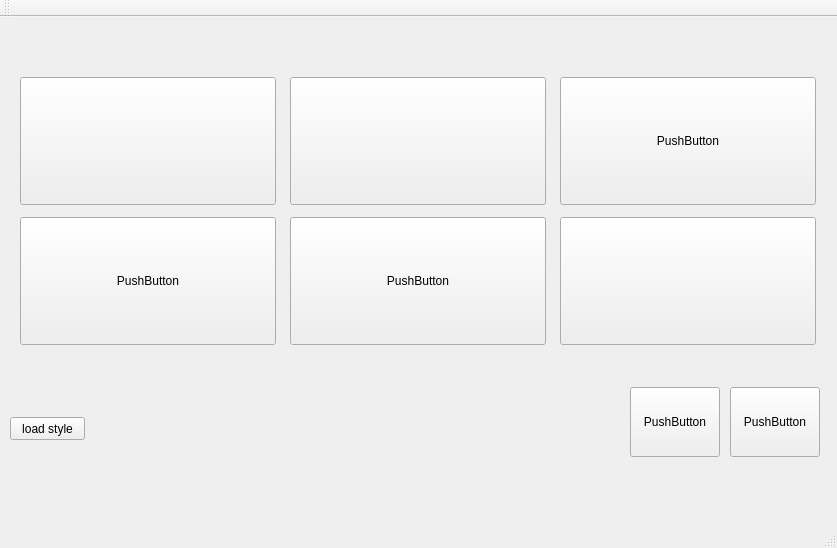
<?xml version="1.0" encoding="UTF-8"?>
<ui version="4.0">
 <class>t0Class</class>
 <widget class="QMainWindow" name="t0Class">
  <property name="geometry">
   <rect>
    <x>0</x>
    <y>0</y>
    <width>837</width>
    <height>548</height>
   </rect>
  </property>
  <property name="windowTitle">
   <string>t0</string>
  </property>
  <widget class="QWidget" name="centralWidget">
   <widget class="QPushButton" name="musicButton">
    <property name="geometry">
     <rect>
      <x>20</x>
      <y>60</y>
      <width>256</width>
      <height>128</height>
     </rect>
    </property>
    <property name="text">
     <string/>
    </property>
    <property name="flat">
     <bool>false</bool>
    </property>
   </widget>
   <widget class="QPushButton" name="gpsButton">
    <property name="geometry">
     <rect>
      <x>290</x>
      <y>60</y>
      <width>256</width>
      <height>128</height>
     </rect>
    </property>
    <property name="text">
     <string/>
    </property>
   </widget>
   <widget class="QPushButton" name="pushButton_3">
    <property name="geometry">
     <rect>
      <x>560</x>
      <y>60</y>
      <width>256</width>
      <height>128</height>
     </rect>
    </property>
    <property name="text">
     <string>PushButton</string>
    </property>
   </widget>
   <widget class="QPushButton" name="pushButton_4">
    <property name="geometry">
     <rect>
      <x>10</x>
      <y>400</y>
      <width>75</width>
      <height>23</height>
     </rect>
    </property>
    <property name="text">
     <string>load style</string>
    </property>
   </widget>
   <widget class="QPushButton" name="configButton">
    <property name="geometry">
     <rect>
      <x>560</x>
      <y>200</y>
      <width>256</width>
      <height>128</height>
     </rect>
    </property>
    <property name="text">
     <string/>
    </property>
   </widget>
   <widget class="QPushButton" name="pushButton_6">
    <property name="geometry">
     <rect>
      <x>20</x>
      <y>200</y>
      <width>256</width>
      <height>128</height>
     </rect>
    </property>
    <property name="text">
     <string>PushButton</string>
    </property>
    <property name="flat">
     <bool>false</bool>
    </property>
   </widget>
   <widget class="QPushButton" name="pushButton_7">
    <property name="geometry">
     <rect>
      <x>290</x>
      <y>200</y>
      <width>256</width>
      <height>128</height>
     </rect>
    </property>
    <property name="text">
     <string>PushButton</string>
    </property>
   </widget>
   <widget class="QPushButton" name="pushButton_8">
    <property name="geometry">
     <rect>
      <x>730</x>
      <y>370</y>
      <width>90</width>
      <height>70</height>
     </rect>
    </property>
    <property name="text">
     <string>PushButton</string>
    </property>
   </widget>
   <widget class="QPushButton" name="pushButton_9">
    <property name="geometry">
     <rect>
      <x>630</x>
      <y>370</y>
      <width>90</width>
      <height>70</height>
     </rect>
    </property>
    <property name="text">
     <string>PushButton</string>
    </property>
   </widget>
  </widget>
  <widget class="QMenuBar" name="menuBar">
   <property name="geometry">
    <rect>
     <x>0</x>
     <y>0</y>
     <width>837</width>
     <height>21</height>
    </rect>
   </property>
  </widget>
  <widget class="QToolBar" name="mainToolBar">
   <attribute name="toolBarArea">
    <enum>TopToolBarArea</enum>
   </attribute>
   <attribute name="toolBarBreak">
    <bool>false</bool>
   </attribute>
  </widget>
  <widget class="QStatusBar" name="statusBar"/>
 </widget>
 <layoutdefault spacing="6" margin="11"/>
 <resources>
  <include location="t0.qrc"/>
 </resources>
 <connections>
  <connection>
   <sender>musicButton</sender>
   <signal>clicked()</signal>
   <receiver>t0Class</receiver>
   <slot>close()</slot>
   <hints>
    <hint type="sourcelabel">
     <x>155</x>
     <y>128</y>
    </hint>
    <hint type="destinationlabel">
     <x>299</x>
     <y>199</y>
    </hint>
   </hints>
  </connection>
 </connections>
</ui>
